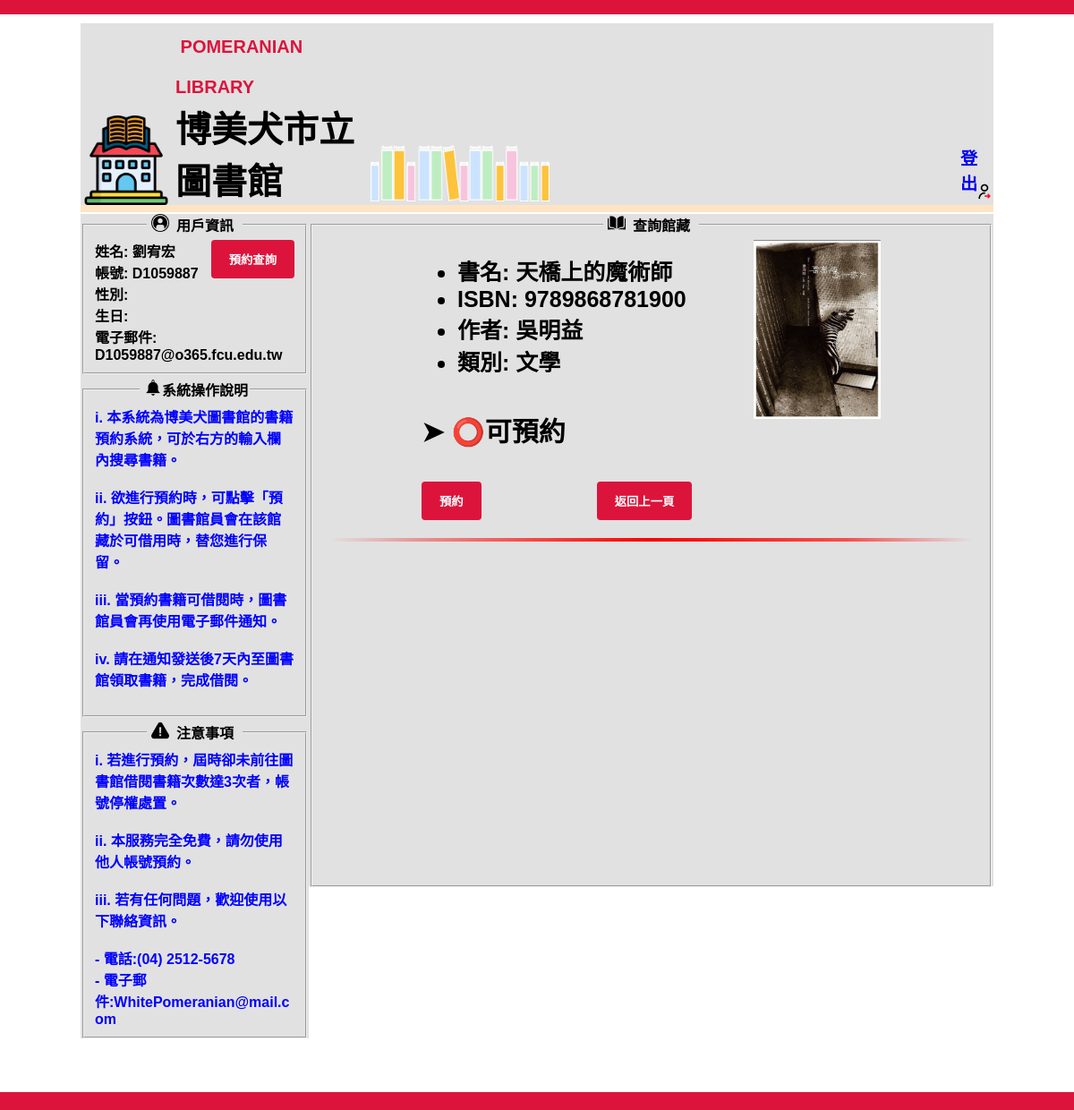
The app's page /homepage/bookdetails/1/ (signed in) with its own data.
### clients/models.py (models this page shows, shortened)
class Book(models.Model):
    STATUS_CHOICES = [
        ('available', '可預約'),
        ('unavailable', '不可預約'),
    ]
    bname = models.CharField(max_length=50, verbose_name='書名')
    ISBN = models.CharField(max_length=15, verbose_name='ISBN')
    author = models.CharField(max_length=20, verbose_name='作者')
    genre = models.CharField(max_length=10, verbose_name='類別')
    picture = models.ImageField(upload_to='books/',null=True, blank=True)
    status = models.CharField(max_length=20, choices=STATUS_CHOICES, default='available', verbose_name='狀態')

### clients/views.py (the view)
# urls.py: path('homepage/bookdetails/<int:id>/', views.bookdetails, name='bookdetails'),
def bookdetails(request, id):
    if not request.user.is_authenticated:
        return redirect('sign_in')
    bookdetails = Book.objects.get(id=id)
    if request.method == 'POST' and 'reservation' in request.POST:
        if bookdetails.status == 'available':
            user_profile = request.user.userprofile
            ReservedBook.objects.create(user=request.user, book=bookdetails, reservation_date=timezone.now())
            user_profile.borrowing_quantity += 1
            user_profile.save()
            bookdetails.status = 'unavailable'
            bookdetails.save()
            print('1oth')
            return redirect('bookdetails', id=id)
    else:
        print('noth')
    user_profile_id = request.session.get('user_profile_id')
    try:
        user_profile = UserProfile.objects.get(id=user_profile_id)
    except:
        context = {
            'bookdetails': bookdetails,
        }
        return render(request, 'bookdetails.html', context)
    context = {
        'user_profile': user_profile,
        'bookdetails': bookdetails,
    }
    return render(request, 'bookdetails.html', context)

### clients/templates/bookdetails.html (shortened to what this page needs)
<!DOCTYPE html>
<html lang="zh-TW">
<head>
    <link rel="stylesheet" href="/static/homepage.css">
</head>
<body>
    <div class="ceiling">
    </div>
    <div class="main">
        <div class="header">
            <a href="{% url 'homepage' %}"><img class="library" src="/static/library.png" width="100px"></a>
            <h1 class="h1"><span style="color: crimson;">&nbsp;POMERANIAN LIBRARY</span><br>博美犬市立圖書館</h1>
            <img class="bookshelf" src="/static/bookshelf.png" width="200px">
            <a class="a1" href="{% url 'sign_out' %}" role="button">登出<img class="logout" src="/static/logout.png"
                    width="20px"></a>
        </div>
        <hr class="relay">
        <div class="left_content">
            <fieldset>
                <legend><img class="login" src="/static/login.png" width="20px">&thinsp; 用戶資訊 &thinsp;</legend>
                <span>
                    <form action="{% url 'appointment' %}" method="get">
                        <button type="submit" class="appointment">預約查詢</button>
                    </form>
                    姓名: {{ user.last_name }}{{ user.first_name }} <br>
                    帳號: {{ user.username }} <br>
                    性別: {% if user_profile.gender == 'M' %}男{% elif user_profile.gender == 'F' %}女{% endif %} <br>
                    生日: {{ user_profile.birthday }} <br>
                    電子郵件: {{ user.email }}
                </span>
            </fieldset>
            <fieldset style="margin-top: 2%;">
                <legend><img class="notification" src="/static/notification.png" width="20px">系統操作說明</legend>
                <div style="color: blue; font-weight: 600;">
                    <span>
                        i. 本系統為博美犬圖書館的書籍預約系統，可於右方的輸入欄內搜尋書籍。<br><br>
                        ii. 欲進行預約時，可點擊「預約」按鈕。圖書館員會在該館藏於可借用時，替您進行保留。<br><br>
                        iii. 當預約書籍可借閱時，圖書館員會再使用電子郵件通知。<br><br>
                        iv. 請在通知發送後7天內至圖書館領取書籍，完成借閱。<br><br>
                    </span>
                </div>
            </fieldset>
            <fieldset style="margin-top: 2%;">
                <legend><img class="warning" src="/static/warning.png" width="20px">&thinsp; 注意事項 &thinsp;</legend>
                <div style="color: blue; font-weight: 600;">
                    <span>
                        i. 若進行預約，屆時卻未前往圖書館借閱書籍次數達3次者，帳號停權處置。<br><br>
                        ii. 本服務完全免費，請勿使用他人帳號預約。<br><br>
                        iii. 若有任何問題，歡迎使用以下聯絡資訊。<br><br>
                        - 電話:(04) 2512-5678<br>
                        - 電子郵件:WhitePomeranian@mail.c<br>om
                    </span>
                </div>
            </fieldset>
        </div>
        <div class="right_content">
            <fieldset class="searchtype">
                <legend><img class="open-book" src="/static/open-book.png" width="20px">&thinsp; 查詢館藏 &thinsp;</legend>
                {% if bookdetails %}
                <img class="target" src="{{bookdetails.picture.url}}" height="200px">
                <ul class="target" style="margin-left: 15%;">
                    <li class="target">書名: {{ bookdetails.bname }}</li>
                    <li class="target">ISBN: {{ bookdetails.ISBN }}</li>
                    <li class="target">作者: {{ bookdetails.author }}</li>
                    <li class="target">類別: {{ bookdetails.genre }}</li>
                </ul>
                <li class="target" style="font-size: 30px; list-style-type: none; margin-left: 15%; margin-top: 5%;">
                    {% if bookdetails.status == 'available' %}➤&nbsp;&#11093;可預約
                    {% else %}➤&nbsp;&#10060;不可預約
                    {% endif %}
                </li>
                <br>
                <br>
                <div style="margin-left: 15%;">
                    <button type="button" onclick="openModal()">預約</button>
                    <a href="{% url 'homepage' %}"><button type="button"  style="margin-left: 20%;">返回上一頁</button></a>
                </div>
                <hr class="searchtype">
                {% endif %}
            </fieldset>
        </div>
    </div>
    <div class="footer">
    </div>
</body>
</html>

### static/homepage.css (style rules this page uses)
html { background-color: rgb(255,255,255); }
body { margin: 0%; padding: 0%; font-family: Arial, Helvetica, sans-serif; display: flex; flex-direction: column; min-height: 100vh; }
div.ceiling { background-color:crimson; padding: 8px; }
div.main { margin: auto; width: 85%; flex: 1 0 auto; }
div.footer { background-color: crimson; padding: 10px; text-align: center; margin-top: 5%; }
div.header { background-color: rgb(225,225,225); margin-top: 1%; display: flex; align-items: flex-end; }
hr.relay { width: 100%; height: 8px; background-color: bisque; color: bisque; border: none; margin-top: 0%; }
div.right_content { background-color: rgb(225,225,225); width: 75%; margin-top: -0.65%; float: left; height: 751.5px; }
div.right_content fieldset { height: 732.5px; }
div.left_content { background-color: rgb(225,225,225); width: 25%; margin-top: -0.65%; float: left; }
img.library { margin-left: 0.5%; float: left; }
img.bookshelf { margin-left: 1.5%; margin-top: 1.15%; float: left; }
img.login { float: left; margin-left: 3px; }
img.logout { float: right; margin-top: -38%; margin-left: 1%; }
img.open-book { float: left; margin-left: 3px; }
img.notification { float: left; margin-left: 3px; }
img.warning { float: left; margin-left: 3px; }
h1.h1 { color: black; font-weight: bolder; font-size: 40px; margin-top: -3px; margin-left: 6px; float: left; margin-bottom: 0%; }
h1.h1 span { font-size: 20px; }
fieldset span { font-weight: 600; max-width: 10px; overflow-wrap: break-word; }
legend { font-weight: 600; text-align: center; }
a.a1 { font-size: larger; font-weight: 600; margin-left: 45%; margin-bottom: 5px; text-decoration: none; }
hr.searchtype { height: 4px; background: linear-gradient(to right, transparent 1%, #ed05055c 15%, #fe0000a5 30%, #f60202 50%, #fe0000a5 80%, transparent 99%); border: none; margin: 20px 0; }
img.target { float: right; margin-right: 15%; }
ul.target { margin-left: 15%; }
li.target { font-weight: 600; font-size: 25px; }
button[type=button] { background-color: crimson; color: white; padding: 12px 20px; border: none; border-radius: 4px; cursor: pointer; font-weight: 600; }

### clients/templates/bookdetails.html (style rules this page uses)
button.appointment { background-color: crimson; color: white; padding: 12px 20px; border: none; border-radius: 4px; cursor: pointer; font-weight: 600; float: right; }

### records on screen
Book: picture (picture), bname "天橋上的魔術師", ISBN "9789868781900", author "吳明益", genre "文學"

### other values on screen
{{ user.last_name }} "劉"
{{ user.first_name }} "宥宏"
{{ user.username }} "D1059887"
{{ user.email }} "D1059887@o365.fcu.edu.tw"
